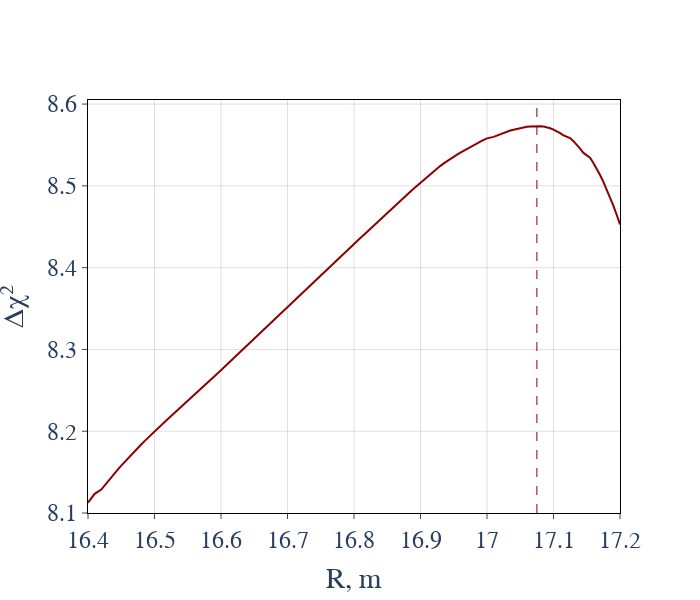

This figure's notebook cell:
### Code cell
model_index = 2
if model_index == 0:
    name='nn'
if model_index == 2:
    name='xgb'

x_data = np.delete(Rs, [3, 121, 144, 150])
y_data = np.delete(all_xi2[model_index], [3, 121, 144, 150])
y_data = savgol_filter(y_data, 51, 3)#moving_average(y_data, 5)
print(x_data[np.argmax(y_data)])

fig = go.Figure()

fig.add_trace(
    go.Scatter(
        x=x_data,
        y=y_data, 
        mode='lines',
        line=dict(
            color=colors[model_index],
        ),
        name=names[model_index],
    ),
)



fig.add_vline(
    x=x_data[np.argmax(y_data)],
    line_width=1,
    line_dash="dash",
    line_color=colors[model_index]
)

xaxis = dict(
    showline=True,
    ticks='outside',
    mirror=True,
    tick0=16,
    dtick=0.1,
    linecolor='black',
    showgrid=True,
    gridcolor='grey',
    gridwidth=0.25,
)

yaxis = dict(
    showline=True,
    ticks='outside',
    mirror=True,
    linecolor='black',
    showgrid=True,
#     dtick=0.1,
#     range=[8.1, 8.605],
    gridcolor='grey',
    gridwidth=0.25,
    zeroline=True,
    zerolinecolor='black',
    zerolinewidth=0.25
)

fig.update_layout(
    xaxis_title = "R, m",
    yaxis_title = "Δχ²",
    xaxis=xaxis,
    yaxis=yaxis,
    legend=dict(
#         orientation="h",
        x=0.025,
        y=0.99,
#         y=1.12,
        bordercolor="Black",
        borderwidth=1
    ),
    font=dict(
        family="Times New Roman",
        size=24,
    ),
#     **axis_params,
    height=600,
    width=700

)


fig.show()
pio.write_image(fig, f'plots/fv/xi2_{name}.pdf', width=600, height=600)

### Figure 1 — Plotly figure (JSON) as saved in the notebook; plotly's stock layout.template omitted (floating-point values rounded to 4 significant figures; data arrays with more than 128 entries replaced by an {"elided": "..."} marker saying what was removed)
{"data": [{"line": {"color": "darkred"}, "mode": "lines", "name": "BDT w. systematics", "type": "scatter", "x": {"elided": "157 float values"}, "y": {"elided": "157 float values"}}], "layout": {"font": {"family": "Times New Roman", "size": 24}, "height": 600, "legend": {"bordercolor": "Black", "borderwidth": 1, "x": 0.025, "y": 0.99}, "shapes": [{"line": {"color": "darkred", "dash": "dash", "width": 1}, "type": "line", "x0": 17.07, "x1": 17.07, "xref": "x", "y0": 0, "y1": 1, "yref": "y domain"}], "width": 700, "xaxis": {"dtick": 0.1, "gridcolor": "grey", "gridwidth": 0.25, "linecolor": "black", "mirror": true, "showgrid": true, "showline": true, "tick0": 16, "ticks": "outside", "title": {"text": "R, m"}}, "yaxis": {"dtick": 0.1, "gridcolor": "grey", "gridwidth": 0.25, "linecolor": "black", "mirror": true, "range": [8.1, 8.605], "showgrid": true, "showline": true, "ticks": "outside", "title": {"text": "Δχ²"}, "zeroline": true, "zerolinecolor": "black", "zerolinewidth": 0.25}}}
